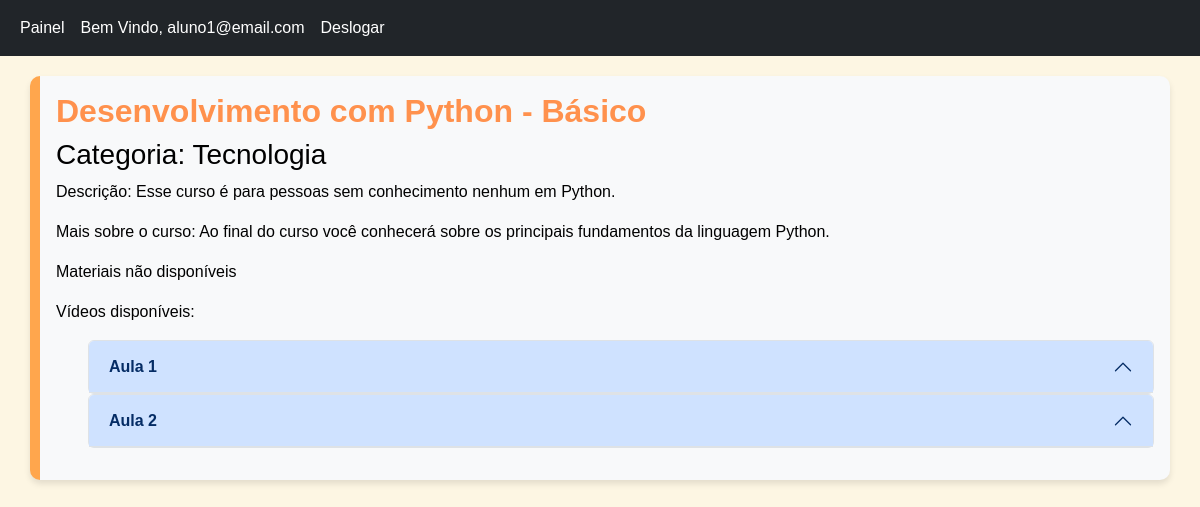
Page /acessar/4/ (signed in) on the committed database.
### users/models.py (models this page shows, shortened)
class CustomUser(AbstractUser):
    username = None
    email = models.EmailField(_("email address"), unique=True)
    USERNAME_FIELD = "email"
    REQUIRED_FIELDS = []
    objects = CustomUserManager()

### cursos/models.py (models this page shows, shortened)
class Curso(models.Model):
    name = models.CharField(("Curso"), max_length=100)
    slug = models.SlugField(("Categoria"))
    short_description = models.TextField(("Descrição"))
    long_description = models.TextField(("Sobre o curso"))
    arquivos = models.ManyToManyField(Material, related_name="cursos", blank=True)
    videos = models.ManyToManyField(Video, related_name="cursos", blank=True)
    aluno = models.ManyToManyField(
        settings.AUTH_USER_MODEL,
        verbose_name='Usuário',
        related_name='cursos',
        blank=True,  # Permite que o campo seja opcional
    )
    class Meta:
        verbose_name = ("Curso")
        verbose_name_plural = ("Cursos")

class Video(models.Model):
    url = models.URLField("URL do vídeo")
    title = models.CharField("Título do vídeo", max_length=200, blank=True, null=True)

### cursos/views.py (the view)
# urls.py: path('acessar/<int:curso_id>/', views.acessar, name="acessar"),
@login_required
def acessar(request, curso_id):
    try:
        curso = Curso.objects.get(id=curso_id, aluno=request.user)  # Garante que o curso pertence ao aluno
    except Curso.DoesNotExist:
        return HttpResponse("Curso não encontrado ou você não tem acesso a este curso", status=404)
    curso.videos.all()  # Carrega os vídeos
    curso.arquivos.all()  # Carrega os arquivos
    context = {'curso': curso}
    return render(request, 'acessar.html', context)

### cursos/templates/acessar.html (shortened to what this page needs)
{% load static %}
<html lang="pt-BR">
  <head>
    <link href="https://cdn.jsdelivr.net/npm/bootstrap@5.3.3/dist/css/bootstrap.min.css" rel="stylesheet">
    <link rel="stylesheet" href= {% static 'style/style_acesso.css' %}>
  </head>
  <body>
    <nav class="navbar navbar-expand-lg bg-dark" data-bs-theme="dark" >
        <div class="container-fluid ">
            <div>
                <ul class="navbar-nav me-auto mb-2 mb-lg-0">
                    <li class="nav-item">
                        <a class="nav-link active" aria-current="page" href="{% url 'main'%}">Painel</a>
                    </li>
                    <li class="nav-item active">
                        <a class="nav-link" href="#">Bem Vindo, {{ user.get_username }} </a>
                    </li>
                    <li class="nav-item">
                            <a href="{% url 'logout' %}" onclick="event.preventDefault(); document.getElementById('logout-form').submit();" class="nav-link" role="button">Deslogar</a>
                </ul>
            </div>
        </div>
    </nav>
    <div class= "container text-bg-light p-3">
    <h2>{{ curso.name }}</h2>
    <h3>Categoria: {{ curso.slug }}</h3>
    <p>Descrição: {{ curso.short_description }}</p>
    <p>Mais sobre o curso: {{ curso.long_description }}</p>
{% if curso.arquivos.all|length > 0 %}
        <p>Materiais Disponíveis:</p>
        <ul>
        {% for arquivo in curso.arquivos.all %}
            <div class="accordion" id="accordionPanelsStayOpenExample">
                <div class="accordion-item">
                  <h2 class="accordion-header">
                    <button class="accordion-button" type="button" data-bs-toggle="collapse" data-bs-target="#panelsStayOpen-collapse{{ forloop.counter }}" aria-expanded="true" aria-controls="panelsStayOpen-collapse{{ forloop.counter }}">
                        {{ arquivo.title }}
                    </button>
                  </h2>
                  <div id="panelsStayOpen-collapse{{ forloop.counter }}" class="accordion-collapse collapse" aria-labelledby="panelsStayOpen-heading{{ forloop.counter }}">
                    <div class="accordion-body">
                        <iframe src="{{ arquivo.get_absolute_url }}#toolbar=0"
                        width="100%"
                        height="600">
                    </iframe>
                    </div>
                  </div>
                </div>
            </div>
        {% endfor %}
        </ul>
{% else %}
        <p>Materiais não disponíveis</p>
{% endif %}
    {% if curso.videos.exists %}
    <p>Vídeos disponíveis:</p>
    <ul>
    {% for video in curso.videos.all %}
    <div class="accordion" id="accordionPanelsStayOpenExample">
        <div class="accordion-item">
          <h2 class="accordion-header">
            <button class="accordion-button" type="button" data-bs-toggle="collapse" data-bs-target="#panelsStayOpen-collapse{{ forloop.counter }}" aria-expanded="true" aria-controls="panelsStayOpen-collapse{{ forloop.counter }}">
                {{video.title}}
            </button>
        </h2>
        </div>
    </div>
    {% endfor %}
</ul>
    {% else %}
        <p>Vídeo aula não disponível</p>
    {% endif %}
    </div>
</html>

### cursos/static/style/style_acesso.css (style rules this page uses)
body { background-color: #fdf6e3; font-family: Arial, sans-serif; }
.navbar { background-color: #ff914d; }
.navbar .nav-link { color: white !important; }
.container { margin-top: 20px; background-color: #ffffff; border-radius: 10px; padding: 20px; box-shadow: 0 4px 6px rgba(0, 0, 0, 0.1); border-left: 10px solid #ffa64d; }
h2 { color: #ff914d; font-weight: bold; }
.accordion-button { background-color: #ffa64d; color: white; font-weight: bold; border: none; }
a { color: #ff914d; text-decoration: none; }

### rows in the picture
CustomUser: get_username "aluno1@email.com"
Curso: name "Desenvolvimento com Python - Básico", slug "Tecnologia", short_description "Esse curso é para pessoas sem conhecimento nenhum em Python.", long_description "Ao final do curso você conhecerá sobre os principais fundamentos da linguagem Python."
Video: title "Aula 1"
Video: title "Aula 2"
